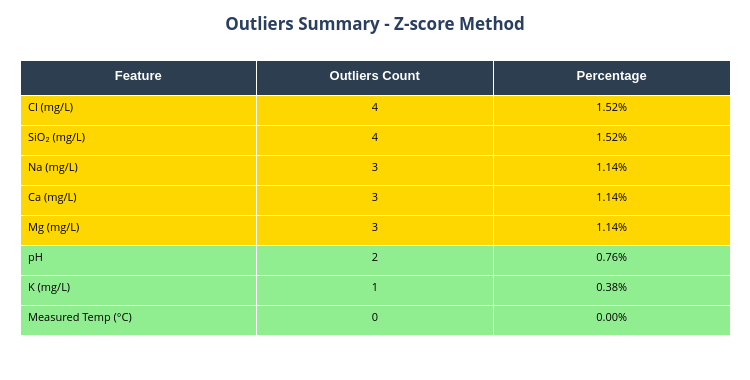

Source (notebook cell):
### Markdown cell above
## __Outliers treatment techniques__

### Counting outliers

__1. Z-Score Method__

The Z-score measures how many standard deviations a data point is from the mean. Outliers are typically defined as points where the absolute Z-score is greater than a threshold (usually 3). Capping preserves data range but may create artificial peaks.

__2. IQR (Interquartile Range) Method__

This method uses the interquartile range to identify outliers. Values below Q1 - 1.5IQR or above Q3 + 1.5IQR are considered outliers.

### Handling outliers

#### __1. Capping (Winsorization)__
Capping replaces extreme values with a maximum (cap) or minimum (floor) threshold, typically based on percentiles: e.g., 1st and 99th.

#### __2. Log Transformation__
Applies a logarithmic transformation to compress the range of data, especially useful for right-skewed distributions with large positive outliers. Note: This only works on positive values. Use log1p(x) (i.e., log(x + 1)) for zero-including data.

#### __3. Robust Scaler__
Scales data using the median and IQR instead of mean and standard deviation, making it _less sensitive to outliers_. Scales features using statistics that are robust to outliers, centers using median and scales using IQR. Robust scaling maintains relative relationships while reducing outlier impact.

#### __4. Transformation with Box-Cox or Yeo-Johnson (Power Tranformations)__
These are power transformations that can reduce skewness and normalize the distribution. Yeo-Johnson supports zero or negative values; Box-Cox does not. Helps normalize skewed distributions. Yeo-Johnson handles non-positive values appropriatelly, use Box-cox for strictly positive data.

___Consider robust scaling when outliers are important but extreme values need to be dampened.___

___Remeber to examine the transformed data distributions and choose the method that best suits analisys needs while preserving important characteristics of geochemical data.___

#### __5. Removing Outliers__
Directly remove the data points identified as outliers using methods like Z-score or IQR.

___Validation:___ Always validate your treatment choice by: checking distributions before and after, assessing impact on relationships between variables, evaluating effect on your final analysis goals.

___Documentation:___ Keep track of which outliers were treated and how, as this information might be important for interpretation of results.

### __Scaling Features (Input Variables)__

Using algorithms sensitive to feature scales (e.g., neural networks, SVM, k-NN).
Features are on different scales.
Features have significantly different ranges.
You want to prevent features with larger ranges from dominating those with smaller ranges.

### __Scaling Target Variable (Output Variable)__
___!___ It depends on your specific case:

### __Regression Problems:__

- Generally not recommended to scale the target.
- Makes model interpretation more difficult.
- Requires inverse transformation to get real predictions.
- Original scale predictions are often more meaningful.

_Special cases where scaling the target might help:_
    When the target variable has extreme values/outliers.
    In neural networks when the target range is very large.
    When using certain loss functions that are sensitive to scale.

### __Best Practice Recommendation:__

1. Scale your features using RobustScaler or StandardScaler
2. Keep your target variable in its original scale unless you have a specific reason
3. If you must scale the target:
   - Document the scaling parameters.
   - Always inverse transform predictions.
   - Consider the impact on model interpretation.

### Code cell
### Counting outliers: IQR or Z-score method

counting_method = 'Z-score'         # 'IQR' or 'Z-score'

if counting_method == 'IQR':
    print('='*50)
    print('IQR method counting outliers')
    print('='*50)
    def count_outliers(df, column):
        Q1 = df[column].quantile(0.25)
        Q3 = df[column].quantile(0.75)
        IQR = Q3 - Q1
        lower_bound = Q1 - 1.5 * IQR
        upper_bound = Q3 + 1.5 * IQR
        
        outliers = df[(df[column] < lower_bound) | (df[column] > upper_bound)][column]
        
        print(f"\nOutliers in {column}:")
        print(f"Number of outliers: {len(outliers)}")
        print(f"Percentage of outliers: {(len(outliers)/len(df[column])*100):.2f}%")
        print(f"Lower bound: {lower_bound:.2f}")
        print(f"Upper bound: {upper_bound:.2f}")
        print(f"Min outlier value: {outliers.min():.2f}")
        print(f"Max outlier value: {outliers.max():.2f}")
        
        return len(outliers)

    numeric_cols = df.select_dtypes(include=['float64', 'int64']).columns

    outliers_summary = {}
    for column in numeric_cols:
        outliers_count = count_outliers(df, column)
        outliers_summary[column] = outliers_count

    plt.figure(figsize=(15, 6))
    plt.bar(outliers_summary.keys(), outliers_summary.values())
    plt.xticks(rotation=45, ha='right')
    plt.title('Number of outliers - IQR Method')
    plt.ylabel('Number of Outliers')
    plt.tight_layout()
    plt.show()
    
    print('='*50)
    print("\nSorted summary of outliers:")
    print('='*50)
    sorted_outliers = dict(sorted(outliers_summary.items(), key=lambda x: x[1], reverse=True))
    for column, count in sorted_outliers.items():
        print(f"{column}: {count} outliers ({(count/len(df)*100):.2f}% of data)")
    
    # Create aesthetic table
    outliers_data = pd.DataFrame({
        'Feature': list(sorted_outliers.keys()),
        'Outliers Count': list(sorted_outliers.values()),
        'Percentage': [f"{(count/len(df)*100):.2f}%" for count in sorted_outliers.values()]
    })
    
    def get_color_iqr(percentage_str):
        pct = float(percentage_str.rstrip('%'))
        if pct < 5:
            return '#90EE90'
        elif pct < 15:
            return '#FFD700'
        else:
            return '#FF6B6B'
    
    row_colors = [get_color_iqr(p) for p in outliers_data['Percentage']]
    
    fig = go.Figure(data=[go.Table(
        header=dict(
            values=['<b>Feature</b>', '<b>Outliers Count</b>', '<b>Percentage</b>'],
            fill_color='#2C3E50',
            font=dict(color='white', size=13, family='Arial'),
            align='center',
            height=35
        ),
        cells=dict(
            values=[
                outliers_data['Feature'],
                outliers_data['Outliers Count'],
                outliers_data['Percentage']
            ],
            fill_color=[row_colors],
            font=dict(color='black', size=11),
            align=['left', 'center', 'center'],
            height=30
        )
    )])
    
    fig.update_layout(
        title={'text': '<b>Outliers Summary - IQR Method</b>', 'x': 0.5, 'xanchor': 'center'},
        width=750,
        height=min(500, len(outliers_data) * 35 + 100),
        margin=dict(l=20, r=20, t=60, b=20)
    )
    
    fig.show()
        
elif counting_method == 'Z-score':
    print('='*50)
    print('Z-score method counting outliers')
    print('='*50)

    def count_outliers_zscore(df, column, threshold=3):
        z_scores = np.abs((df[column] - df[column].mean()) / df[column].std())
        outliers = df[z_scores > threshold][column]
        
        print(f"\nOutliers in {column}:")
        print(f"Number of outliers: {len(outliers)}")
        print(f"Percentage of outliers: {(len(outliers)/len(df[column])*100):.2f}%")
        print(f"Z-score threshold: ±{threshold}")
        print(f"Min outlier value: {outliers.min():.2f}")
        print(f"Max outlier value: {outliers.max():.2f}")
        
        return len(outliers)

    numeric_cols = df.select_dtypes(include=['float64', 'int64']).columns

    outliers_summary = {}
    for column in numeric_cols:
        outliers_count = count_outliers_zscore(df, column)
        outliers_summary[column] = outliers_count

    plt.figure(figsize=(15, 6))
    plt.bar(outliers_summary.keys(), outliers_summary.values())
    plt.xticks(rotation=45, ha='right')
    plt.title('Number of outliers - Z-score Method')
    plt.ylabel('Number of Outliers')
    plt.tight_layout()
    plt.show()

    print('='*50)
    print("Sorted summary of outliers (Z-score method):")
    print('='*50)
    sorted_outliers = dict(sorted(outliers_summary.items(), key=lambda x: x[1], reverse=True))
    for column, count in sorted_outliers.items():
        print(f"{column}: {count} outliers ({(count/len(df)*100):.2f}% of data)")
    
    # Create aesthetic table
    outliers_data = pd.DataFrame({
        'Feature': list(sorted_outliers.keys()),
        'Outliers Count': list(sorted_outliers.values()),
        'Percentage': [f"{(count/len(df)*100):.2f}%" for count in sorted_outliers.values()]
    })
    
    def get_color_zscore(percentage_str):
        pct = float(percentage_str.rstrip('%'))
        if pct < 1:
            return '#90EE90'
        elif pct < 5:
            return '#FFD700'
        else:
            return '#FF6B6B'
    
    row_colors = [get_color_zscore(p) for p in outliers_data['Percentage']]
    
    fig = go.Figure(data=[go.Table(
        header=dict(
            values=['<b>Feature</b>', '<b>Outliers Count</b>', '<b>Percentage</b>'],
            fill_color='#2C3E50',
            font=dict(color='white', size=13, family='Arial'),
            align='center',
            height=35
        ),
        cells=dict(
            values=[
                outliers_data['Feature'],
                outliers_data['Outliers Count'],
                outliers_data['Percentage']
            ],
            fill_color=[row_colors],
            font=dict(color='black', size=11),
            align=['left', 'center', 'center'],
            height=30
        )
    )])
    
    fig.update_layout(
        title={'text': '<b>Outliers Summary - Z-score Method</b>', 'x': 0.5, 'xanchor': 'center'},
        width=750,
        height=min(500, len(outliers_data) * 35 + 100),
        margin=dict(l=20, r=20, t=60, b=20)
    )
    
    fig.show()

### Figure 1 — Plotly figure (JSON) as saved in the notebook; plotly's stock layout.template omitted (floating-point values rounded to 4 significant figures)
{"data": [{"cells": {"align": ["left", "center", "center"], "fill": {"color": [["#FFD700", "#FFD700", "#FFD700", "#FFD700", "#FFD700", "#90EE90", "#90EE90", "#90EE90"]]}, "font": {"color": "black", "size": 11}, "height": 30, "values": [["Cl (mg/L)", "SiO₂ (mg/L)", "Na (mg/L)", "Ca (mg/L)", "Mg (mg/L)", "pH", "K (mg/L)", "Measured Temp (°C)"], [4, 4, 3, 3, 3, 2, 1, 0], ["1.52%", "1.52%", "1.14%", "1.14%", "1.14%", "0.76%", "0.38%", "0.00%"]]}, "header": {"align": "center", "fill": {"color": "#2C3E50"}, "font": {"color": "white", "family": "Arial", "size": 13}, "height": 35, "values": ["<b>Feature</b>", "<b>Outliers Count</b>", "<b>Percentage</b>"]}, "type": "table"}], "layout": {"height": 380, "margin": {"b": 20, "l": 20, "r": 20, "t": 60}, "title": {"text": "<b>Outliers Summary - Z-score Method</b>", "x": 0.5, "xanchor": "center"}, "width": 750}}
